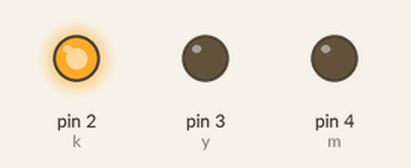
The sketch below on a simulated Arduino Uno, built with avr-gcc and run on an emulated ATmega328P. Parts: output pins drawn as LEDs (lit = HIGH).

Above: at 1.0 s.
At 3.0 s:
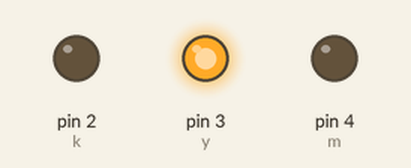
At 5.0 s:
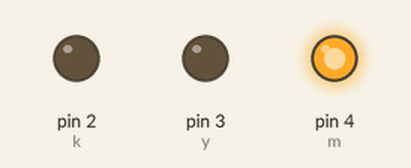
Timing chart, 0 to 7.8 s (numbered marks = the images above):
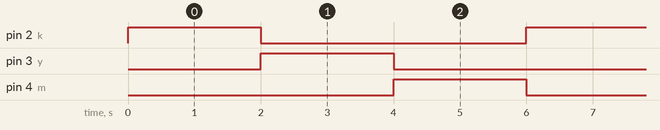

The sketch:

proje17.ino
```cpp
// C++ code
//
int k = 2;
int y = 3;
int m = 4;
void setup()
{
  for(int i = 2;i<=4;i++){
  pinMode(i,OUTPUT);
  }
}

void loop()
{
  rgb(true,false,false,2000);
  rgb(false,true,false,2000);
  rgb(false,false,true,2000);
}
void rgb(bool r,bool g,bool b,int t)
{
	if(r)
    {
      digitalWrite(k,HIGH);
    }
    else
    {
	  digitalWrite(k,LOW);
    }
  	if(g)
    {
      digitalWrite(y,HIGH);
    }
    else
    {
	  digitalWrite(y,LOW);
    }
  	if(b)
    {
      digitalWrite(m,HIGH);
    }
    else
    {
	  digitalWrite(m,LOW);
    }
  delay(t);
}
```

Measured:
- by itself, pin 2 (k), pin 3 (y), pin 4 (m): alternates HIGH for 2.0 s and LOW for 4.0 s
- by itself, everything shown: repeats every 6.0 s, in 3 steps
